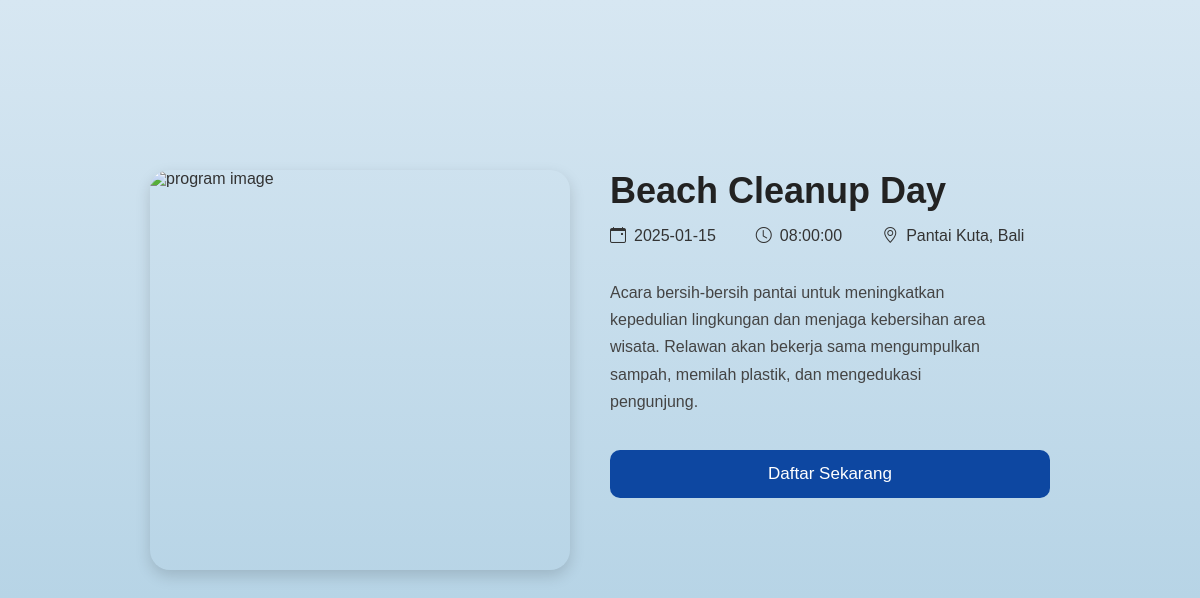
Page /BllupOOP/index.php?c=volunteer&m=detail&id=1 (signed in) on the committed database.
### tables this page shows
CREATE TABLE `program` (
  `activity_id` int(11) NOT NULL,
  `program_name` varchar(100) NOT NULL,
  `description` text DEFAULT NULL,
  `location` varchar(150) DEFAULT NULL,
  `date` date DEFAULT NULL,
  `time` time DEFAULT NULL,
  `updated_at` timestamp NOT NULL DEFAULT current_timestamp() ON UPDATE current_timestamp(),
  `program_img` varchar(255) DEFAULT NULL
);

### BllupOOP/controllers/VolunteerController.php (called while the page is built, shortened)
<?php
class VolunteerController extends Controller {
    public function detail() {
        $activity_id = (int)$_GET['id'];
        $model = $this->loadModel('VolunteerModel');
        $program = $model->getProgramById($activity_id);
        $this->loadView('volunteer/detail', ['program' => $program]);
    }
}

### BllupOOP/index.php (called while the page is built, shortened)
<?php
    $m = $_GET['m'] ?? "login";
    include_once "controllers/Controller.php";
    $controller = new $controllerClass();
    $controller->$m();

### BllupOOP/models/Model.php (called while the page is built, shortened)
<?php
  class Model {
    public function __construct() {
      $this->dbconn = new mysqli("localhost", "root", "", "rsidb", "3306");
    }
}

### BllupOOP/models/VolunteerModel.php (called while the page is built, shortened)
<?php
class VolunteerModel extends Model {
    public function getProgramById($activity_id) {
        $query = "SELECT * FROM program WHERE activity_id = ?";
        $stmt = $this->dbconn->prepare($query);
        $stmt->bind_param("i", $activity_id);
        $stmt->execute();
        $result = $stmt->get_result();
        return $result ? $result->fetch_assoc() : null;
    }
}

### BllupOOP/views/volunteer/detail.php (the view, shortened to what this page needs)
<!DOCTYPE html>
<html lang="en">
<head>
  <link rel="stylesheet" href="style/css/vol.css">
    <link rel="stylesheet" href="https://cdn.jsdelivr.net/npm/bootstrap-icons@1.11.3/font/bootstrap-icons.css">
</head>
<body class="detail-body">
<div class="detail-container">
    <img src="style/assets/vol.png" class="detail-image" alt="program image">
    <div class="detail-content">
        <h1 class="detail-title"><?= htmlspecialchars($program['program_name']); ?></h1>
        <div class="detail-meta">
            <span><i class="bi bi-calendar-event me-2" aria-hidden="true"></i><?= htmlspecialchars($program['date'] ?? ''); ?></span>
            <span><i class="bi bi-clock me-2" aria-hidden="true"></i><?= htmlspecialchars($program['time'] ?? ''); ?></span>
            <span><i class="bi bi-geo-alt me-2" aria-hidden="true"></i><?= htmlspecialchars($program['location'] ?? ''); ?></span>
        </div>
        <p class="detail-description"><?= nl2br(htmlspecialchars($program['description'] ?? '')); ?></p>
        <button class="detail-btn" id="openPopup">Daftar Sekarang</button>
    </div>
</div>
</body>
</html>

### BllupOOP/style/css/vol.css (style rules this page uses)
body { font-family: "Poppins", Arial, sans-serif; margin: 0; background-color: #F5F5F5; color: #333; }
h1, h2, h3, h4, h5 { margin: 0; }
body.detail-body { margin: 0; font-family: "Poppins", Arial, sans-serif; background: linear-gradient(to bottom, #d7e7f2, #a4c9df); min-height: 100vh; }
.detail-container { max-width: 900px; margin: 60px auto; margin-top: 150px; display: flex; gap: 40px; padding: 20px 40px; justify-content: center; align-items: flex-start; }
.detail-image { width: 420px; height: 400px; border-radius: 20px; object-fit: cover; flex-shrink: 0; box-shadow: 0 6px 15px rgba(0, 0, 0, 0.15); align-self: center; margin-top: 0; }
.detail-content { flex: 1; display: flex; flex-direction: column; justify-content: center; }
.detail-title { font-size: 36px; font-weight: 700; margin-bottom: 15px; color: #222; }
.detail-meta { display: flex; gap: 40px; margin-bottom: 18px; color: #333; font-size: 16px; }
.detail-meta span { display: flex; align-items: center; gap: 8px; }
.detail-description { font-size: 16px; line-height: 1.7; color: #444; margin-bottom: 35px; max-width: 90%; }
.detail-btn { background: #0d47a1; padding: 14px 32px; color: rgb(255, 255, 255); border: none; border-radius: 10px; font-size: 17px; font-weight: 500; cursor: pointer; transition: 0.2s; }

### rows in the picture
program: program_name "Beach Cleanup Day", date "2025-01-15", time "08:00:00", location "Pantai Kuta, Bali", description "Acara bersih-bersih pantai untuk meningkatkan kepedulian lingkungan dan menjaga kebersihan area wisata. Relawan akan bekerja sama mengumpulkan sampah, memilah plastik, dan mengedukasi pengunjung."
